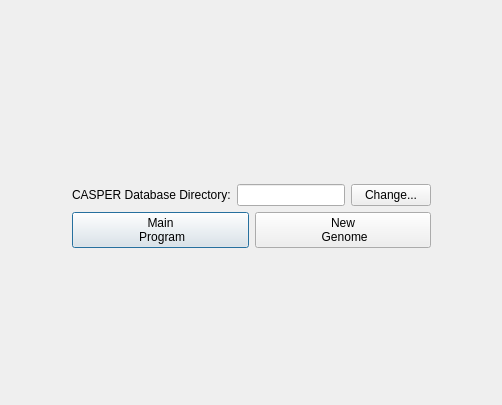
<?xml version="1.0" encoding="UTF-8"?>
<ui version="4.0">
 <class>Dialog</class>
 <widget class="QDialog" name="Dialog">
  <property name="geometry">
   <rect>
    <x>0</x>
    <y>0</y>
    <width>502</width>
    <height>405</height>
   </rect>
  </property>
  <property name="windowTitle">
   <string>Dialog</string>
  </property>
  <layout class="QGridLayout" name="gridLayout">
   <item row="6" column="1" colspan="3">
    <layout class="QGridLayout" name="gridLayout_2">
     <item row="0" column="0">
      <widget class="QPushButton" name="pushButton_2">
       <property name="text">
        <string>Main 
 Program</string>
       </property>
      </widget>
     </item>
     <item row="0" column="1">
      <widget class="QPushButton" name="pushButton">
       <property name="text">
        <string>New 
 Genome</string>
       </property>
      </widget>
     </item>
    </layout>
   </item>
   <item row="1" column="1" colspan="3">
    <widget class="QLabel" name="labelforart">
     <property name="text">
      <string/>
     </property>
    </widget>
   </item>
   <item row="3" column="3">
    <widget class="QPushButton" name="pushButton_3">
     <property name="text">
      <string>Change...</string>
     </property>
    </widget>
   </item>
   <item row="3" column="1">
    <widget class="QLabel" name="label">
     <property name="text">
      <string>CASPER Database Directory:</string>
     </property>
    </widget>
   </item>
   <item row="0" column="1">
    <spacer name="verticalSpacer">
     <property name="orientation">
      <enum>Qt::Vertical</enum>
     </property>
     <property name="sizeHint" stdset="0">
      <size>
       <width>20</width>
       <height>40</height>
      </size>
     </property>
    </spacer>
   </item>
   <item row="3" column="4">
    <spacer name="horizontalSpacer">
     <property name="orientation">
      <enum>Qt::Horizontal</enum>
     </property>
     <property name="sizeHint" stdset="0">
      <size>
       <width>40</width>
       <height>20</height>
      </size>
     </property>
    </spacer>
   </item>
   <item row="2" column="0" rowspan="2">
    <spacer name="horizontalSpacer_2">
     <property name="orientation">
      <enum>Qt::Horizontal</enum>
     </property>
     <property name="sizeHint" stdset="0">
      <size>
       <width>40</width>
       <height>20</height>
      </size>
     </property>
    </spacer>
   </item>
   <item row="3" column="2">
    <widget class="QLineEdit" name="lineEdit"/>
   </item>
   <item row="1" column="1" rowspan="2" colspan="3">
    <layout class="QHBoxLayout" name="horizontalLayout"/>
   </item>
   <item row="7" column="1">
    <spacer name="verticalSpacer_2">
     <property name="orientation">
      <enum>Qt::Vertical</enum>
     </property>
     <property name="sizeHint" stdset="0">
      <size>
       <width>20</width>
       <height>40</height>
      </size>
     </property>
    </spacer>
   </item>
  </layout>
 </widget>
 <resources/>
 <connections/>
</ui>
